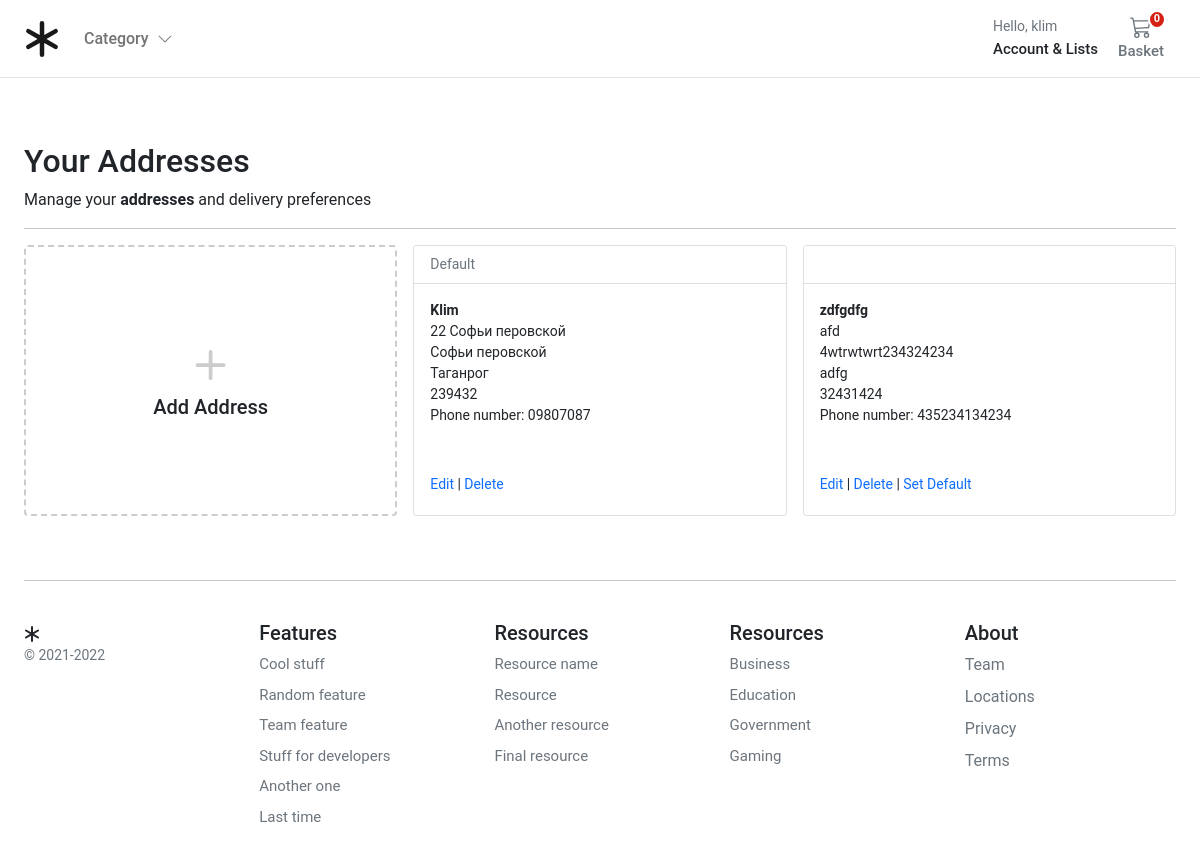
Page /account/addresses/ (signed in) on the earlier database version.
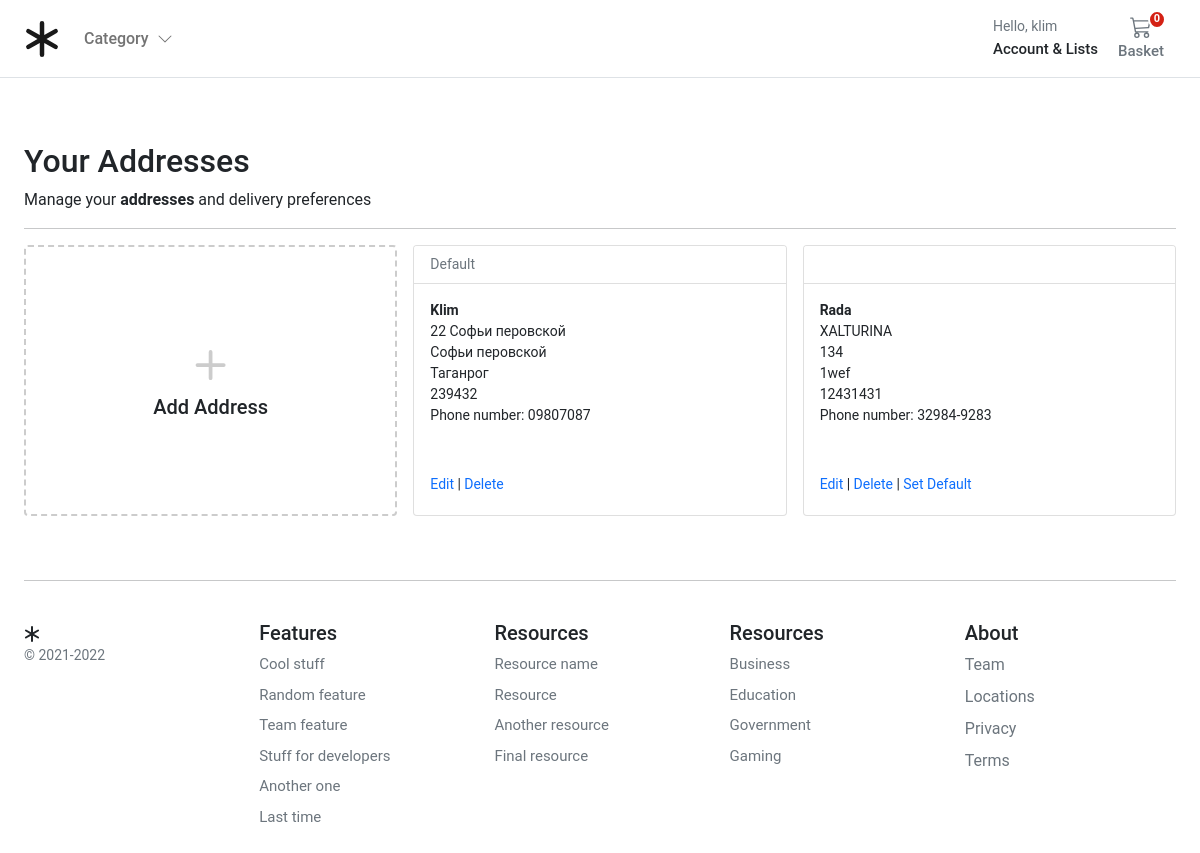
Same page on the later database version.
### account/models.py (models this page shows, shortened)
class Address(models.Model):
    id = models.UUIDField(primary_key=True, default=uuid.uuid4, editable=False)
    customer = models.ForeignKey(Customer, verbose_name=_("Customer"), on_delete=models.CASCADE)
    full_name = models.CharField(_("Full Name"), max_length=150)
    phone = models.CharField(_("Phone Number"), max_length=50)
    postcode = models.CharField(_("Postcode"), max_length=50)
    address_line = models.CharField(_("Address Line 1"), max_length=255)
    address_line2 = models.CharField(_("Address Line 2"), max_length=255)
    town_city = models.CharField(_("Town/City/State"), max_length=150)
    delivery_instructions = models.CharField(_("Delivery Instructions"), max_length=255)
    created_at = models.DateTimeField(_("Created at"), auto_now_add=True)
    updated_at = models.DateTimeField(_("Updated at"), auto_now=True)
    default = models.BooleanField(_("Default"), default=False)
    class Meta:
        verbose_name = "Address"
        verbose_name_plural = "Addresses"

### account/views.py (the view)
# urls.py: path("addresses/", views.view_address, name="addresses"),
@login_required
def view_address(request):
    addresses = Address.objects.filter(customer=request.user)
    return render(request, "account/dashboard/addresses.html", {"addresses": addresses})

### basket/basket.py (called while the page is built)
    def __len__(self):
        return sum(item["qty"] for item in self.basket.values())

### store/context_processors.py (called while the page is built)
def categories(request):
    return {
        'categories': Category.objects.filter(level=0)
    }

### store/models.py (called while the page is built)
    def get_absolute_url(self):
        return reverse("store:category_list", args=[self.slug])

### templates/account/dashboard/addresses.html (shortened to what this page needs)
{% extends "../sub_base.html" %}
{% block sub_content %}
<h1 class="h2">Your Addresses</h1>
<div>Manage your <b>addresses</b> and delivery preferences</div>
<hr />
<div class="container px-0">
  <div class="row row-cols-1 row-cols-sm-2 row-cols-md-3 g-3">
    <div class="col">
      <a href="{% url "account:add_address" %}" class="text-reset text-decoration-none" role="button"
        style="max-width: 540px;">
        <div class="card mb-3 h-100" style="border: dashed 2px #ccc;">
          <div class="row g-0 h-100">
            <div class="col-12" style="min-height:100px">
              <div class="card-body text-center position-absolute top-50 start-50 translate-middle">
                <svg style="color:#ccc;" xmlns="http://www.w3.org/2000/svg" width="60" height="60" fill="currentColor"
                  class="bi bi-plus" viewBox="0 0 16 16">
                  <path
                    d="M8 4a.5.5 0 0 1 .5.5v3h3a.5.5 0 0 1 0 1h-3v3a.5.5 0 0 1-1 0v-3h-3a.5.5 0 0 1 0-1h3v-3A.5.5 0 0 1 8 4z" />
                </svg>
                <h1 class="h5">Add Address</h1>
              </div>
            </div>
          </div>
        </div>
      </a>
    </div>
    {% for address in addresses %}
    <div class="col">
      <div class="card pb-3">
        <div class="card-header bg-white small text-muted">
          {% if address.default %}
            Default
          {% endif %}
        </div>
        <div class="card-body small pb-1">
          <p class="card-text m-0 fw-bold">{{address.full_name}}</p>
          <p class="card-text m-0">{{address.address_line}}</p>
          <p class="card-text m-0">{{address.address_line2}}</p>
          <p class="card-text m-0">{{address.town_city}}</p>
          <p class="card-text m-0">{{address.postcode}}</p>
          <p class="card-text m-0">Phone number: {{address.phone}}</p>
          <div class="pt-5">
            <a href="{% url 'account:edit_address' address.id %}" class="text-decoration-none">Edit</a>
            |
            <a href="{% url 'account:delete_address' address.id %}" class="text-decoration-none">Delete</a>
            {% if not address.default %}
            | <a href="{% url 'account:set_default' address.id %}" class="text-decoration-none">Set Default</a>
            {% endif %}
          </div>
        </div>
      </div>
    </div>
    {% endfor %}
  </div>
</div>
{% endblock %}

Differences in the rows shown:
removed Address: full_name "zdfgdfg", address_line "afd", address_line2 "4wtrwtwrt234324234", town_city "adfg", postcode "32431424", phone "435234134234", default "Set Default"
added Address: full_name "Rada", address_line "XALTURINA", address_line2 "134", town_city "1wef", postcode "12431431", phone "32984-9283", default "Set Default"
